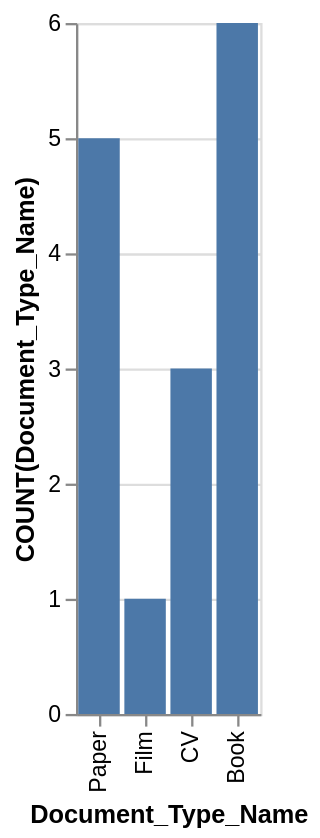

Describe this chart as a Vega-Lite specification.
### Vega-Lite specification from a JSON file in a GitHub repository (floating-point values rounded to 4 significant figures)
{"data": {"values": [{"x_data": "Paper", "y_data": 5}, {"x_data": "Film", "y_data": 1}, {"x_data": "CV", "y_data": 3}, {"x_data": "Book", "y_data": 6}]}, "mark": "bar", "encoding": {"x": {"field": "x_data", "type": "nominal", "title": "Document_Type_Name", "sort": "descending"}, "y": {"field": "y_data", "type": "quantitative", "title": "COUNT(Document_Type_Name)"}}}
